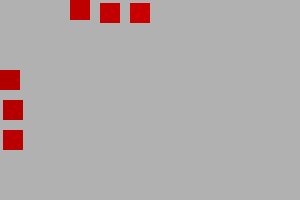
Frame 1 (no input)
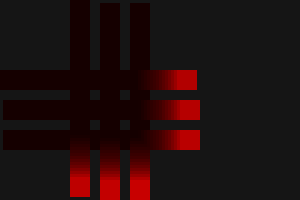
Frame 60 (the mouse pressed at the canvas centre just before this capture)
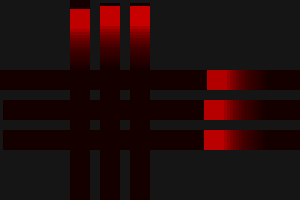
Frame 120 (the mouse held since frame 60 and released just before this capture)

The Processing sketch that drew these frames (run headless with seeded random() and noise(); from frame 60 on, the mouse is pressed at the canvas centre):

// Processing sketch: PV08kit_filo_croce
// ── PV08kit_filo_croce.pde
int x = 0;
int y = 0;
int velX = 3; // velocita x
int velY = 3; // velocita Y
final int lato = 20;
final int rosso_kit = 200;

void setup()
{
  size(300, 200); // setto la dimensione della finestra (canvas)
  noStroke(); // no bordo alle figure
}

void draw()
{
  kit();
  kit1();
  kit2();
  kit3y();
  kit4y();
  kit5y();
}

void kit()
{
  fill(0, 0, 0, 6.0); // nero trasparente
  rect(0, 0, width, height); // rettangolone
  fill(rosso_kit, 0, 0); // rosso
  rect(x, 70, lato, lato); // quadrato

  x = prossimaX(x); // chiamata della funzione
}

// implementazione della funzione
// function
// per il calcolo del prossimo valore di x
int prossimaX(int xVecchia)
{
  // cambia verso alla velocita, in caso di uscita dallo schermo
  if (xVecchia > width - lato || xVecchia < 0) // --> || significa OR
  {
    velX = -velX;
  }

  // il nuovo valore della posizione orizzontale x 
  return xVecchia + velX;
}

void kit1()
{
  fill(0, 0, 0, 6.0); // nero trasparente
  rect(0, 0, width, height); // rettangolone
  fill(rosso_kit, 0, 0); // rosso
  rect(x, 100, lato, lato); // quadrato
} 

void kit2()
{
  fill(0, 0, 0, 6.0); // nero trasparente
  rect(0, 0, width, height); // rettangolone
  fill(rosso_kit, 0, 0); // rosso
  rect(x, 130, lato, lato); // quadrato
} 

void kit3y()
{
  fill(0, 0, 0, 6.0); // nero trasparente
  rect(0, 0, width, height); // rettangolone
  fill(rosso_kit, 0, 0); // rosso
  rect(70, y, lato, lato); // quadrato

  y = prossimaY(y); // chiamata della funzione
}

// implementazione della funzione
// function
// per il calcolo del prossimo valore di y
int prossimaY(int yVecchia)
{
  // cambia verso alla velocita, in caso di uscita dallo schermo
  if (yVecchia > height - lato || yVecchia < 0) // --> || significa OR
  {
    velY = -velY;
  }

  // il nuovo valore della posizione verticale y 
  return yVecchia + velY;
}

void kit4y()
{
  fill(0, 0, 0, 6.0); // nero trasparente
  rect(0, 0, width, height); // rettangolone
  fill(rosso_kit, 0, 0); // rosso
  rect(100, y, lato, lato); // quadrato
}

void kit5y()
{
  fill(0, 0, 0, 6.0); // nero trasparente
  rect(0, 0, width, height); // rettangolone
  fill(rosso_kit, 0, 0); // rosso
  rect(130, y, lato, lato); // quadrato
}
